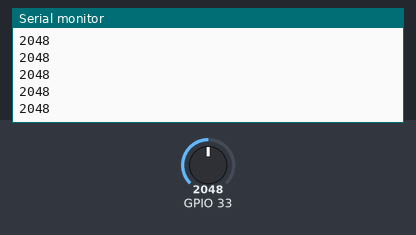
The sketch below on a simulated ESP32. Shown: the last lines printed to the serial monitor. The test bench sets the inputs (shaded band); at power-on: GPIO 33 = 2048.

Above: at 1.2 s.
1.3 s: GPIO 33 set to 2866
At 1.8 s:
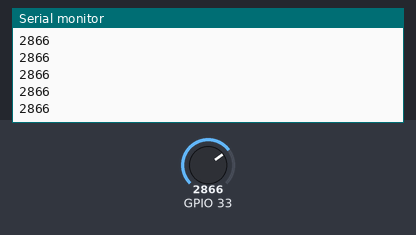
2.8 s: GPIO 33 set to 3603
At 3.3 s:
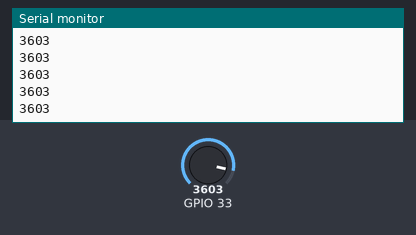
Timing chart, 0 to 5.8 s (numbered marks = the images above; inputs shaded):
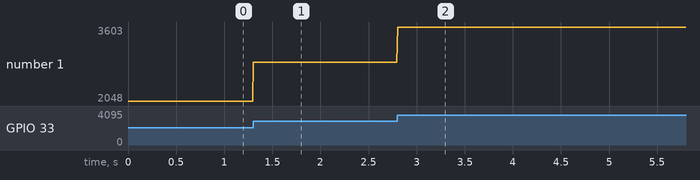

Measured:
- after the input at 1.3 s, the serial monitor: prints a new line at once (image 1)
- after the input at 2.8 s, the serial monitor: prints a new line at once (image 2)
- plotted number 1: 2048 → 2866 after the input at 1.3 s, 2866 → 3603 after the input at 2.8 s

The sketch:

trabajo_en_clase_8_entrada_analogica.ino
```cpp
void setup() {
  Serial.begin(9600);//preparamos el puerrto serial a 9600 baudios
}

// the loop routine runs over and over again forever:
void loop() {
  //
  int sensorValue = analogRead(33);//pin 33 como entrada analogica
  Serial.println(sensorValue);//impresion en consola a traves de serial. valor maximo 4095 (12bits)
  delay(1);        // delay de tiempo opcional
}
```
